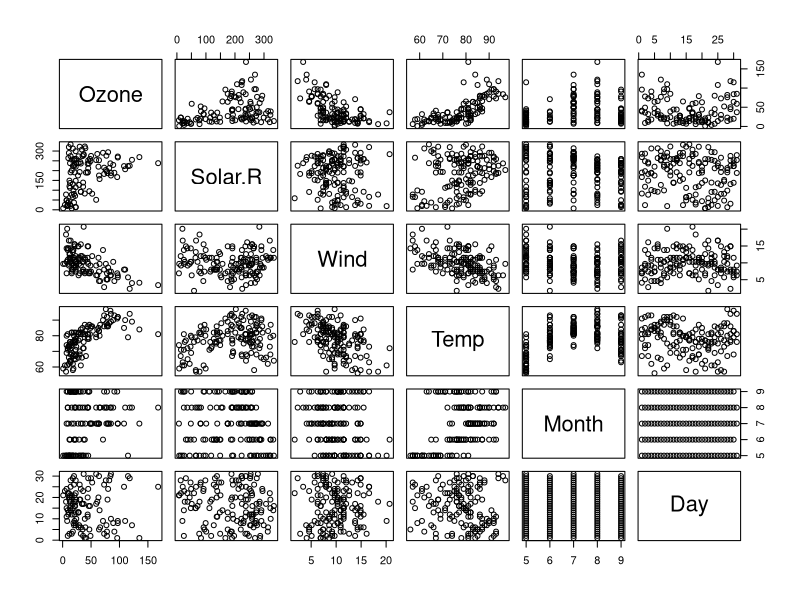
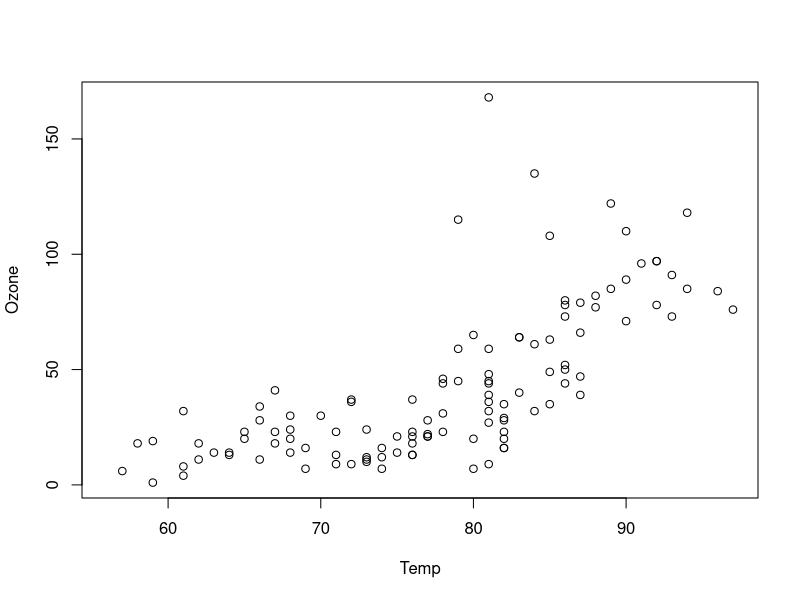
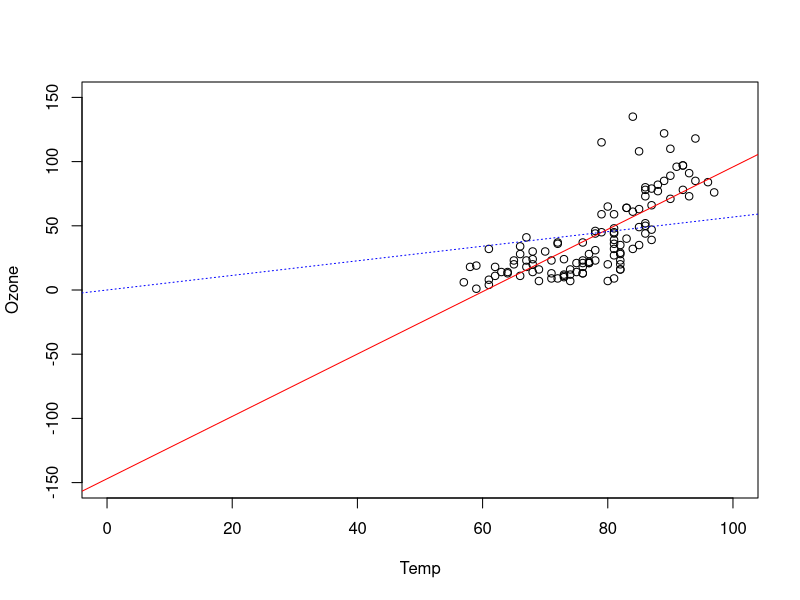
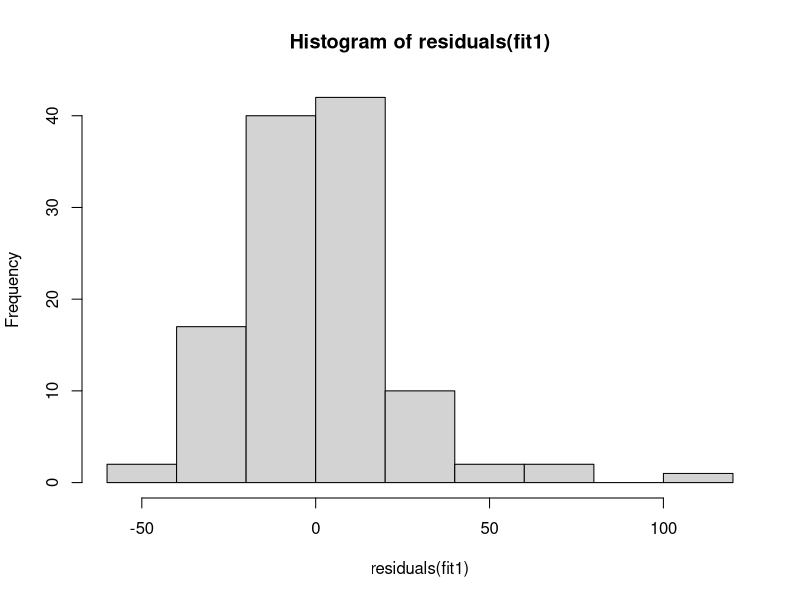
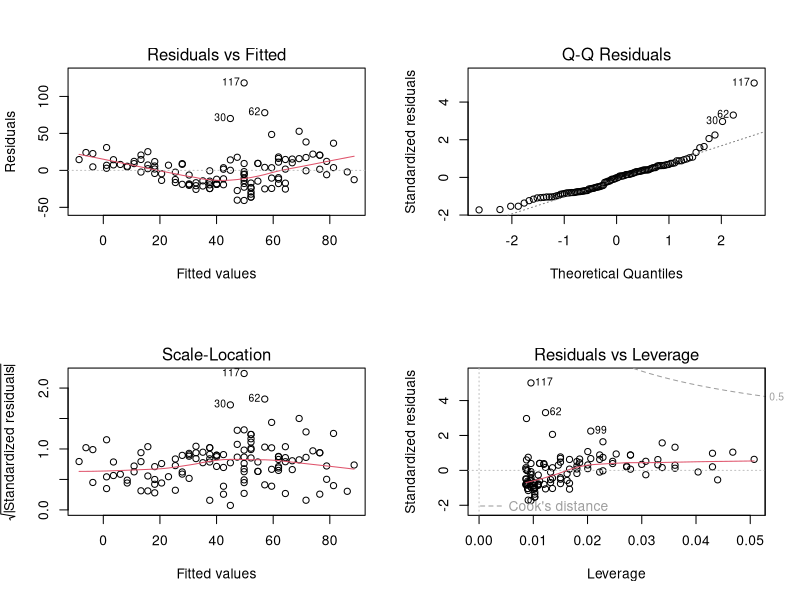
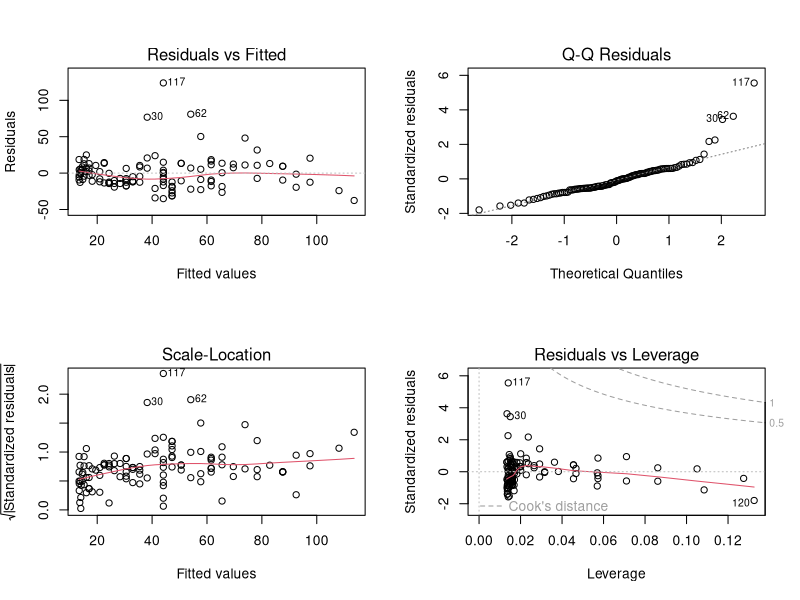
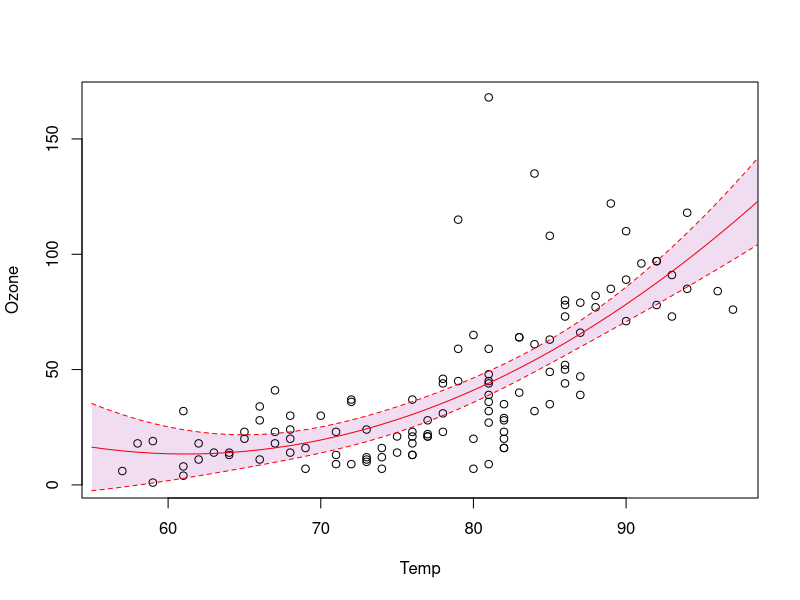
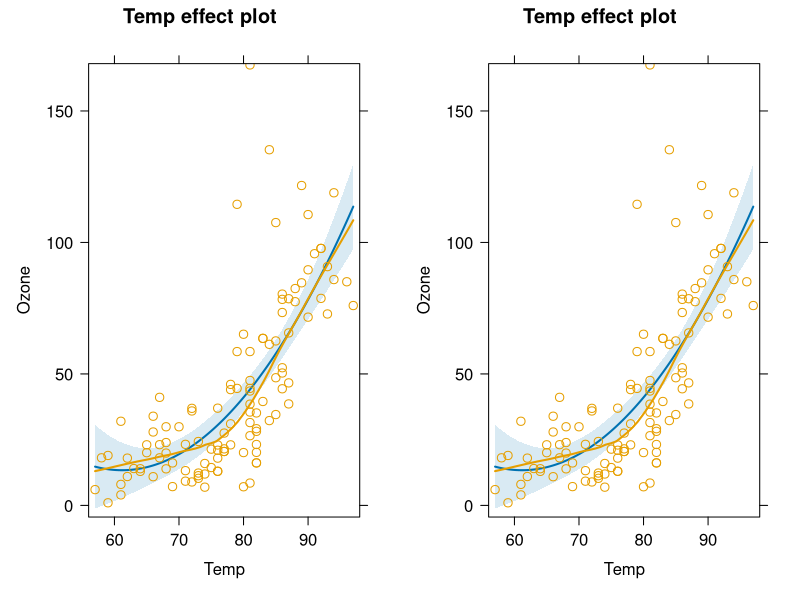

Source code (R) for these figures, in order:

# Simple linear regression ------------------------------------------------

# simple: one explanatory variable
# linear: y = a + b*x
# also linear:  y = a + b*x + c*x^2

pairs(airquality)
plot(Ozone ~ Temp, data = airquality)

# normal linear regression
fit1 = lm(Ozone ~ Temp, data = airquality)
summary(fit1)

# omitting the intercept
fit2 = lm(Ozone ~ Temp - 1, data = airquality)
summary(fit2)

plot(Ozone ~ Temp, data = airquality, 
     xlim=c(0, 100), ylim = c(-150, 150))
abline(fit1, col = "red")
abline(fit2, col = "blue", lty = 3)


# we have to check the residuals
# check model assumptions!
hist(residuals(fit1))
shapiro.test(residuals(fit1))

oldpar = par(mfrow = c(2, 2))
plot(fit1)
par(oldpar)


# additional quadratic term 
fit3 = lm(Ozone ~ Temp + I(Temp^2), data = airquality)
summary(fit3)

# again check residuals
oldpar = par(mfrow = c(2, 2))
plot(fit3)
par(oldpar)
# residuals are still not normally distributed, but we leave this for now



# predict values
new = data.frame(Temp = 55:100)
pred = predict(fit3, newdata = new, se.fit = T)
plot(Ozone ~ Temp, data = airquality)
lines(new$Temp, pred$fit, col = "red")
lines(new$Temp, pred$fit + 1.96 * pred$se.fit, col = "red", lty= 2)
lines(new$Temp, pred$fit - 1.96 * pred$se.fit, col = "red", lty= 2)

# add a polygon for shading
x = c(new$Temp, rev(new$Temp))
y = c(pred$fit - 1.96*pred$se.fit,
      rev(pred$fit + 1.96*pred$se.fit))
polygon(x, y, col = "#99009922", border = F)


install.packages("effects")
library(effects)
plot(allEffects(fit3, partial.residuals = T))



# Categorial predictor ----------------------------------------------------


plot(weight ~ feed, data = chickwts)

fit4 = lm(weight ~ feed, data = chickwts)
summary(fit4)

# anova for overall effect
summary(aov(fit4))

plot(allEffects(fit4))



# Exercise  ---------------------------------------------------------------

# make a model for Ozone ~ Wind airquality
# plot data
# fit model
# model diagnostics
# plot fit

plot(Ozone ~ Wind, data = airquality)

# normal linear regression
fit = lm(Ozone ~ Wind + I(Wind^2), data = airquality)
summary(fit)

# again check residuals
oldpar = par(mfrow = c(2, 2))
plot(fit)
par(oldpar)
# residuals are still not normally distributed, but we leave this for now

plot(allEffects(fit, partial.residuals = T))
